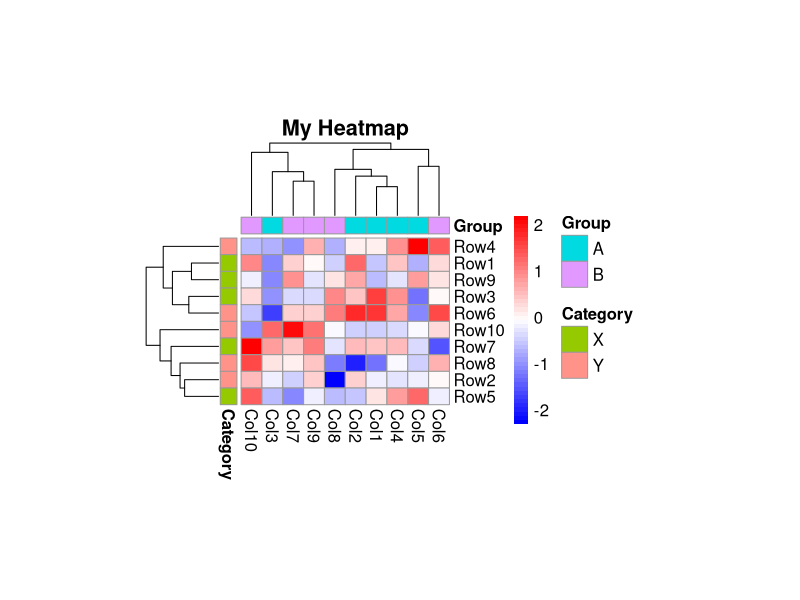

The R script that drew this image:
library(pheatmap)

set.seed(123)
data <- matrix(rnorm(100), nrow = 10)
colnames(data) <- paste("Col", 1:10, sep = "")
rownames(data) <- paste("Row", 1:10, sep = "")

# 创建注释数据框
annotation_col <- data.frame(
  Group = factor(rep(c("A", "B"), each = 5))
)
rownames(annotation_col) <- colnames(data)

annotation_row <- data.frame(
  Category = factor(rep(c("X", "Y"), 5))
)
rownames(annotation_row) <- rownames(data)

# 绘制带有注释和自定义颜色的热力图
my_colors <- colorRampPalette(c("blue", "white", "red"))(50)
pheatmap(data, 
         annotation_col = annotation_col, 
         annotation_row = annotation_row, 
         color = my_colors, 
         main = "My Heatmap", 
         fontsize = 12, 
         cellwidth = 15, 
         cellheight = 12)
